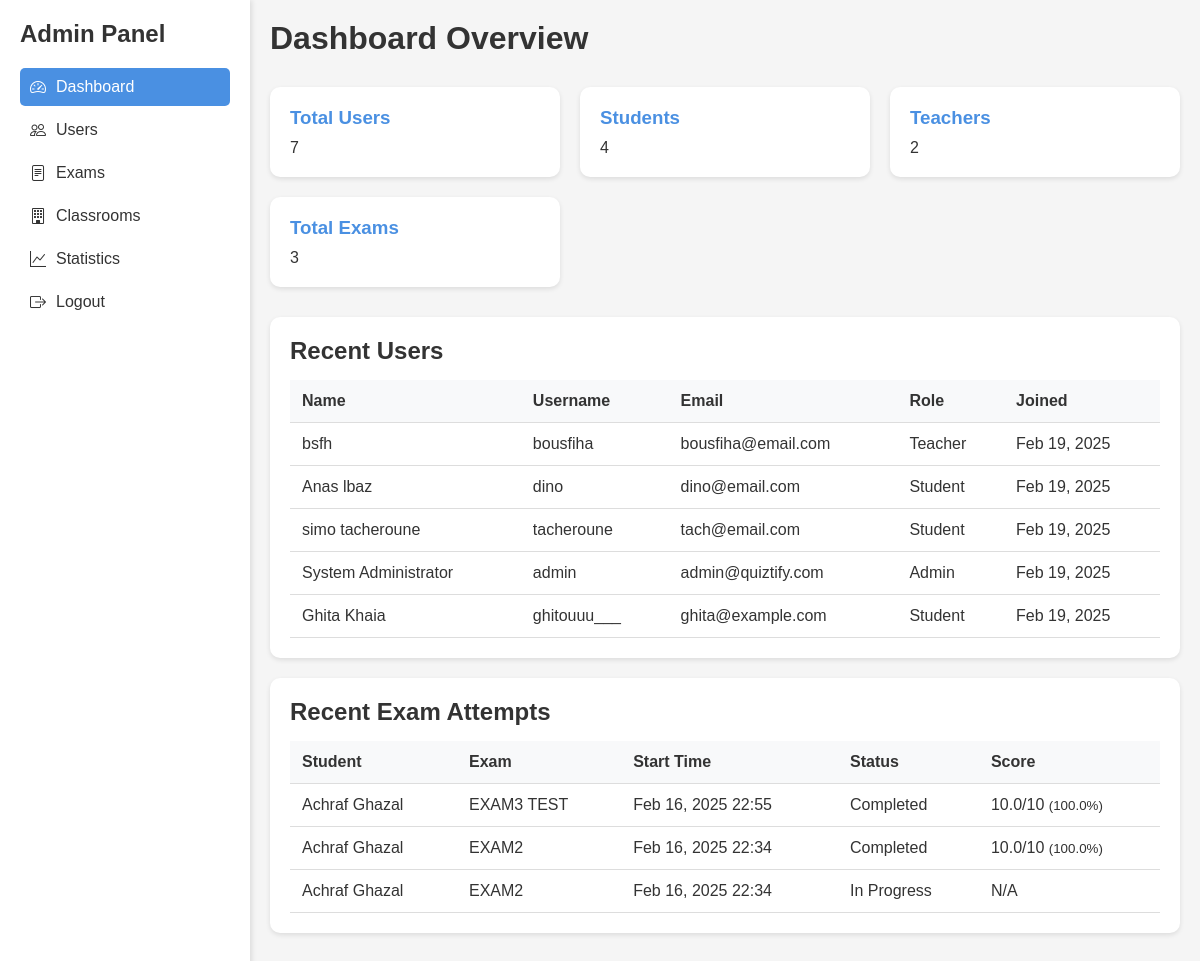
Page /admin/dashboard.php (signed in) on the earlier database version.
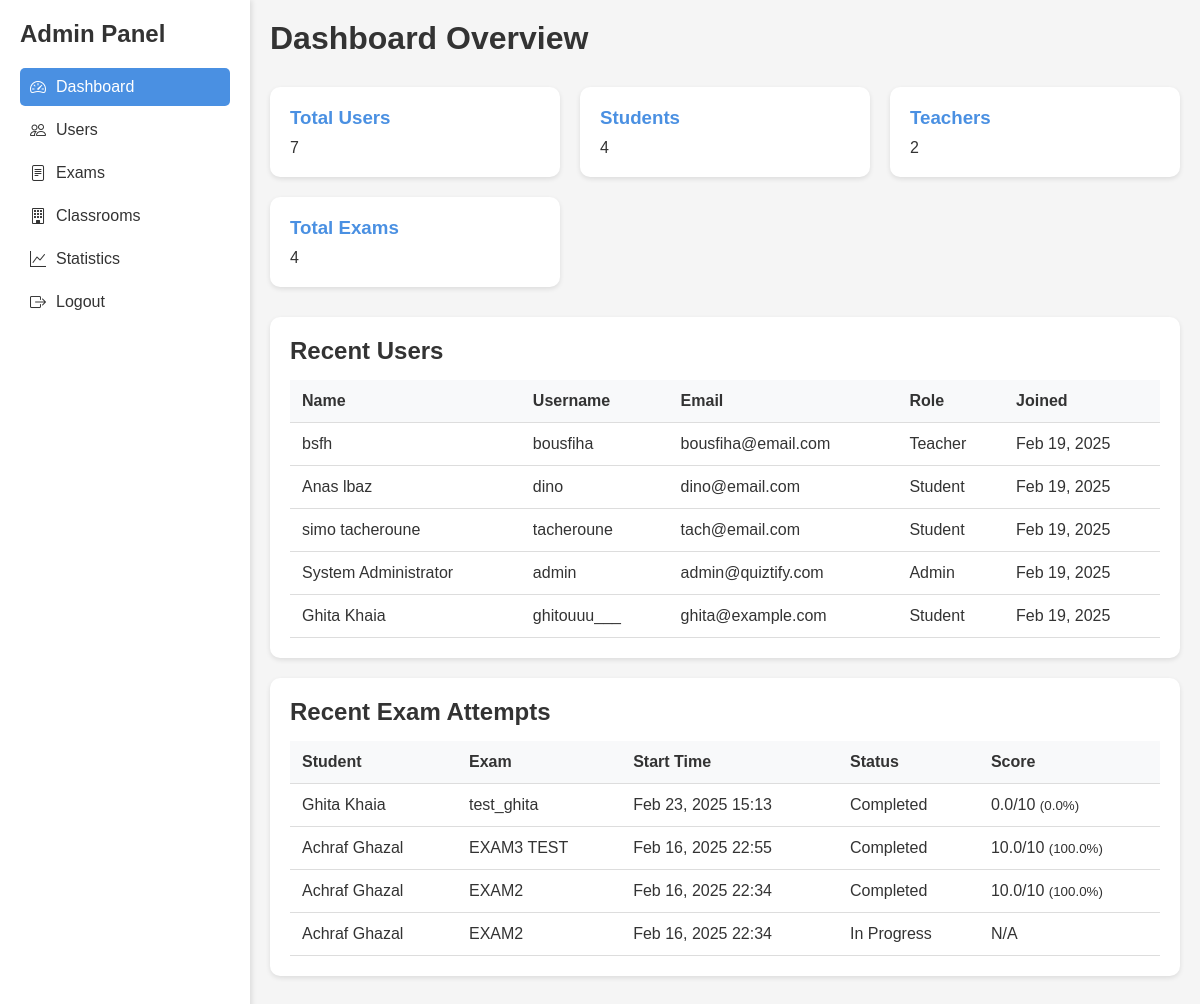
Same page on the later database version.
### tables this page shows
CREATE TABLE `users` (
  `id` int(11) NOT NULL,
  `username` varchar(50) NOT NULL,
  `password` varchar(255) NOT NULL,
  `email` varchar(100) NOT NULL,
  `role` enum('admin','teacher','student') NOT NULL DEFAULT 'student',
  `department` varchar(100) DEFAULT NULL,
  `status` enum('active','inactive') NOT NULL DEFAULT 'active',
  `full_name` varchar(100) NOT NULL,
  `created_at` timestamp NOT NULL DEFAULT current_timestamp(),
  `last_login` timestamp NULL DEFAULT NULL,
  `classroom_id` int(11) DEFAULT NULL
);

CREATE TABLE `exam_attempts` (
  `id` int(11) NOT NULL,
  `exam_id` int(11) NOT NULL,
  `student_id` int(11) NOT NULL,
  `start_time` datetime NOT NULL,
  `end_time` datetime DEFAULT NULL,
  `is_completed` tinyint(1) DEFAULT 0,
  `score` decimal(5,2) DEFAULT NULL,
  `graded_by` int(11) DEFAULT NULL,
  `created_at` timestamp NOT NULL DEFAULT current_timestamp(),
  `published` tinyint(1) NOT NULL DEFAULT 0,
  `teacher_feedback` text DEFAULT NULL,
  `graded_at` timestamp NULL DEFAULT NULL
);

CREATE TABLE `exams` (
  `id` int(11) NOT NULL,
  `title` varchar(255) NOT NULL,
  `description` text DEFAULT NULL,
  `is_published` tinyint(1) NOT NULL DEFAULT 0,
  `start_date` datetime NOT NULL,
  `end_date` datetime NOT NULL,
  `created_by` int(11) NOT NULL,
  `created_at` timestamp NOT NULL DEFAULT current_timestamp(),
  `total_points` enum('10','20','40','100') NOT NULL DEFAULT '10',
  `attempts_allowed` int(11) NOT NULL DEFAULT 1,
  `passing_score` int(11) NOT NULL DEFAULT 60
);

### admin/dashboard.php (the view, shortened to what this page needs)
<?php
try {
    $conn = getDBConnection();
    $stats = [
        'total_users' => $conn->query("SELECT COUNT(*) FROM users")->fetchColumn(),
        'total_students' => $conn->query("SELECT COUNT(*) FROM users WHERE role = 'student'")->fetchColumn(),
        'total_teachers' => $conn->query("SELECT COUNT(*) FROM users WHERE role = 'teacher'")->fetchColumn(),
        'total_exams' => $conn->query("SELECT COUNT(*) FROM exams")->fetchColumn(),
        'total_classrooms' => $conn->query("SELECT COUNT(*) FROM classrooms")->fetchColumn(),
        'total_attempts' => $conn->query("SELECT COUNT(*) FROM exam_attempts")->fetchColumn()
    ];
    $recent_users = $conn->query("
        SELECT id, username, email, role, full_name, created_at
        FROM users
        ORDER BY created_at DESC
        LIMIT 5
    ")->fetchAll(PDO::FETCH_ASSOC);
    $recent_attempts = $conn->query("
        SELECT
            ea.*,
            u.username,
            u.full_name,
            e.title as exam_title,
            e.total_points
        FROM exam_attempts ea
        JOIN users u ON ea.student_id = u.id
        JOIN exams e ON ea.exam_id = e.id
        ORDER BY ea.start_time DESC
        LIMIT 5
    ")->fetchAll(PDO::FETCH_ASSOC);
} catch(PDOException $e) {
    die("Error: " . $e->getMessage());
}
function calculatePoints($percentage, $total_points) {
    return ($percentage / 100) * $total_points;
}
?>
<!DOCTYPE html>
<html lang="en">
<head>
    <link href='https://unpkg.com/boxicons@2.1.4/css/boxicons.min.css' rel='stylesheet'>
    <link rel="stylesheet" href="https://cdn.jsdelivr.net/npm/bootstrap-icons@1.11.3/font/bootstrap-icons.min.css">
</head>
<body>
    <div class="dashboard-container">
        <div class="sidebar">
            <h2 style="margin-bottom: 20px;">Admin Panel</h2>
            <nav>
                <a href="dashboard.php" class="nav-link active">
                    <i class="bi bi-speedometer2"></i> Dashboard
                </a>
                <a href="users.php" class="nav-link">
                    <i class="bi bi-people"></i> Users
                </a>
                <a href="exams.php" class="nav-link">
                    <i class="bi bi-file-text"></i> Exams
                </a>
                <a href="classrooms.php" class="nav-link">
                    <i class="bi bi-building"></i> Classrooms
                </a>
                <a href="statistics.php" class="nav-link">
                    <i class="bi bi-graph-up"></i> Statistics
                </a>
                <a href="../logout.php" class="nav-link">
                    <i class="bi bi-box-arrow-right"></i> Logout
                </a>
            </nav>
        </div>
        <div class="main-content">
            <h1 style="margin-bottom: 30px;">Dashboard Overview</h1>
            <div class="stats-grid">
                <div class="stat-card">
                    <h3>Total Users</h3>
                    <p class="stat-number"><?php echo $stats['total_users']; ?></p>
                </div>
                <div class="stat-card">
                    <h3>Students</h3>
                    <p class="stat-number"><?php echo $stats['total_students']; ?></p>
                </div>
                <div class="stat-card">
                    <h3>Teachers</h3>
                    <p class="stat-number"><?php echo $stats['total_teachers']; ?></p>
                </div>
                <div class="stat-card">
                    <h3>Total Exams</h3>
                    <p class="stat-number"><?php echo $stats['total_exams']; ?></p>
                </div>
            </div>
            <div class="recent-activity">
                <h2>Recent Users</h2>
                <table class="table">
                    <thead>
                        <tr>
                            <th>Name</th>
                            <th>Username</th>
                            <th>Email</th>
                            <th>Role</th>
                            <th>Joined</th>
                        </tr>
                    </thead>
                    <tbody>
                        <?php foreach ($recent_users as $user): ?>
                        <tr>
                            <td><?php echo htmlspecialchars($user['full_name']); ?></td>
                            <td><?php echo htmlspecialchars($user['username']); ?></td>
                            <td><?php echo htmlspecialchars($user['email']); ?></td>
                            <td><?php echo ucfirst(htmlspecialchars($user['role'])); ?></td>
                            <td><?php echo date('M d, Y', strtotime($user['created_at'])); ?></td>
                        </tr>
                        <?php endforeach; ?>
                    </tbody>
                </table>
            </div>
            <div class="recent-activity">
                <h2>Recent Exam Attempts</h2>
                <table class="table">
                    <thead>
                        <tr>
                            <th>Student</th>
                            <th>Exam</th>
                            <th>Start Time</th>
                            <th>Status</th>
                            <th>Score</th>
                        </tr>
                    </thead>
                    <tbody>
                        <?php foreach ($recent_attempts as $attempt): ?>
                        <tr>
                            <td><?php echo htmlspecialchars($attempt['full_name']); ?></td>
                            <td><?php echo htmlspecialchars($attempt['exam_title']); ?></td>
                            <td><?php echo date('M d, Y H:i', strtotime($attempt['start_time'])); ?></td>
                            <td><?php echo $attempt['is_completed'] ? 'Completed' : 'In Progress'; ?></td>
                            <td>
                                <?php if (isset($attempt['score'])): ?>
                                    <?php
                                    $points = calculatePoints($attempt['score'], $attempt['total_points']);
                                    echo number_format($points, 1) . '/' . $attempt['total_points'];
                                    ?>
                                    <small class="percentage">(<?php echo number_format($attempt['score'], 1); ?>%)</small>
                                <?php else: ?>
                                    N/A
                                <?php endif; ?>
                            </td>
                        </tr>
                        <?php endforeach; ?>
                    </tbody>
                </table>
            </div>
        </div>
    </div>
</body>
</html>

### admin/dashboard.php (style rules this page uses)
:root { --primary-color: #4a90e2; --secondary-color: #357abd; --background-color: #f5f5f5; --text-color: #333; --sidebar-width: 250px; }
* { margin: 0; padding: 0; box-sizing: border-box; font-family: 'Poppins', sans-serif; }
body { background: var(--background-color); color: var(--text-color); }
.dashboard-container { display: flex; min-height: 100vh; }
.sidebar { width: var(--sidebar-width); background: white; padding: 20px; box-shadow: 2px 0 5px rgba(0,0,0,0.1); }
.main-content { flex: 1; padding: 20px; }
.stats-grid { display: grid; grid-template-columns: repeat(auto-fit, minmax(250px, 1fr)); gap: 20px; margin-bottom: 30px; }
.stat-card { background: white; padding: 20px; border-radius: 10px; box-shadow: 0 2px 5px rgba(0,0,0,0.1); }
.stat-card h3 { color: var(--primary-color); margin-bottom: 10px; }
.recent-activity { background: white; padding: 20px; border-radius: 10px; box-shadow: 0 2px 5px rgba(0,0,0,0.1); margin-bottom: 20px; }
.table { width: 100%; border-collapse: collapse; margin-top: 15px; }
.table th, .table td { padding: 12px; text-align: left; border-bottom: 1px solid #ddd; }
.table th { background-color: #f8f9fa; font-weight: 600; }
.nav-link { display: flex; align-items: center; padding: 10px; color: var(--text-color); text-decoration: none; border-radius: 5px; margin-bottom: 5px; }
.nav-link i { margin-right: 10px; }
.nav-link.active { background: var(--primary-color); color: white; }

Differences in the rows shown:
added exam_attempts: student.full_name "Ghita Khaia", exam.title "test_ghita", start_time "Feb 23, 2025 15:13", is_completed "Completed", score.total_points "0.0", exam.total_points "10", score "0.0"
Other differences:
$stats['total_exams']: "3" → "4"
